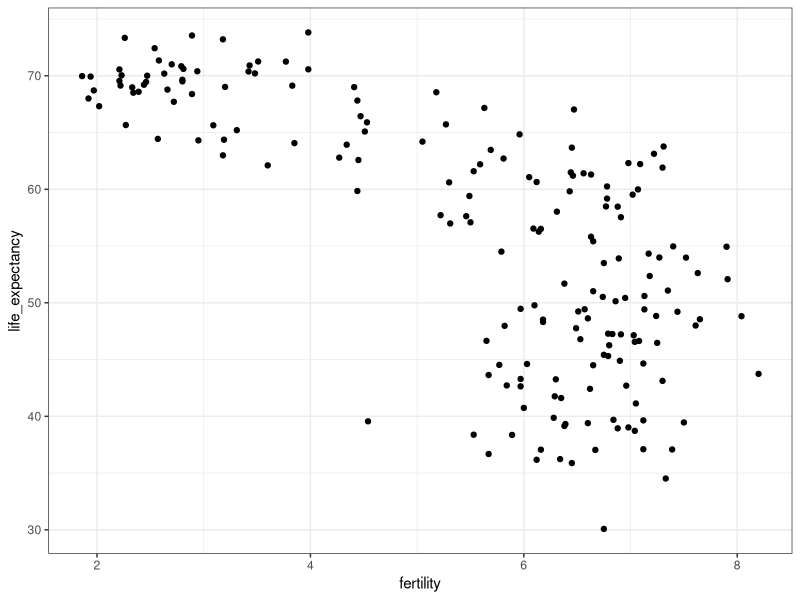
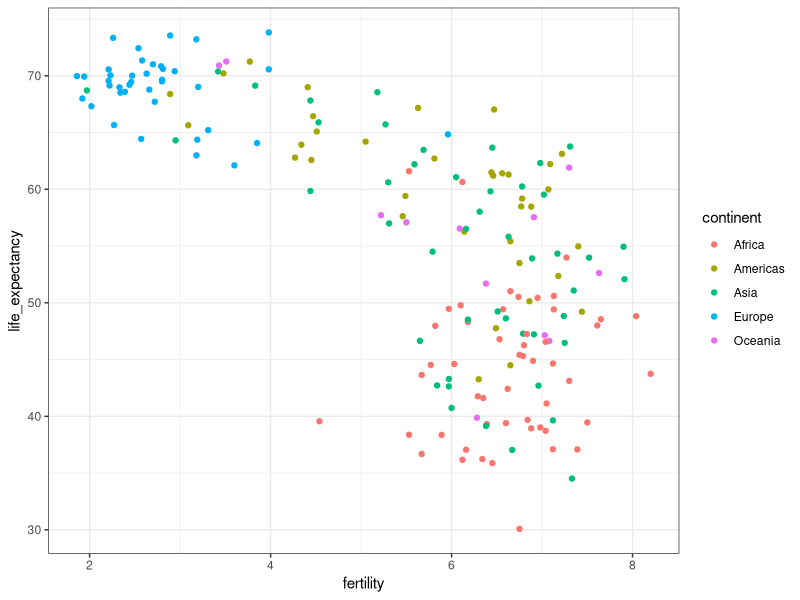

These charts were generated, in order, by the following R code:
library(dplyr)
library(ggplot2)

# load and inspect gapminder data
library(dslabs)
data(gapminder)
head(gapminder)

# compare infant mortality in Sri Lanka and Turkey
gapminder %>%
  filter(year == 2015 & country %in% c("Sri Lanka", "Turkey")) %>%
  select(country, infant_mortality)

# basic scatterplot of life expectancy versus fertility
ds_theme_set()    # set plot theme
filter(gapminder, year == 1962) %>%
  ggplot(aes(fertility, life_expectancy)) +
  geom_point()

# add color as continent
filter(gapminder, year == 1962) %>%
  ggplot(aes(fertility, life_expectancy, color = continent)) +
  geom_point()
